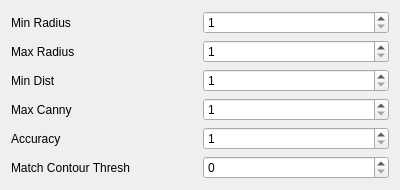
<?xml version="1.0" encoding="UTF-8"?>
<ui version="4.0">
 <class>Form</class>
 <widget class="QWidget" name="Form">
  <property name="geometry">
   <rect>
    <x>0</x>
    <y>0</y>
    <width>400</width>
    <height>168</height>
   </rect>
  </property>
  <property name="windowTitle">
   <string>Form</string>
  </property>
  <layout class="QGridLayout" name="gridLayout">
   <item row="3" column="0">
    <widget class="QLabel" name="label_7">
     <property name="text">
      <string>Max Canny</string>
     </property>
    </widget>
   </item>
   <item row="2" column="1">
    <widget class="QSpinBox" name="min_dist">
     <property name="minimum">
      <number>1</number>
     </property>
    </widget>
   </item>
   <item row="3" column="1">
    <widget class="QSpinBox" name="max_canny">
     <property name="minimum">
      <number>1</number>
     </property>
    </widget>
   </item>
   <item row="4" column="1">
    <widget class="QSpinBox" name="accuracy">
     <property name="minimum">
      <number>1</number>
     </property>
    </widget>
   </item>
   <item row="4" column="0">
    <widget class="QLabel" name="label_8">
     <property name="text">
      <string>Accuracy</string>
     </property>
    </widget>
   </item>
   <item row="1" column="1">
    <widget class="QSpinBox" name="max_radius">
     <property name="minimum">
      <number>1</number>
     </property>
     <property name="maximum">
      <number>1000</number>
     </property>
    </widget>
   </item>
   <item row="0" column="1">
    <widget class="QSpinBox" name="min_radius">
     <property name="minimum">
      <number>1</number>
     </property>
     <property name="maximum">
      <number>1000</number>
     </property>
    </widget>
   </item>
   <item row="1" column="0">
    <widget class="QLabel" name="label_5">
     <property name="text">
      <string>Max Radius</string>
     </property>
    </widget>
   </item>
   <item row="2" column="0">
    <widget class="QLabel" name="label_6">
     <property name="text">
      <string>Min Dist</string>
     </property>
    </widget>
   </item>
   <item row="0" column="0">
    <widget class="QLabel" name="label_4">
     <property name="text">
      <string>Min Radius</string>
     </property>
    </widget>
   </item>
   <item row="5" column="0">
    <widget class="QLabel" name="label">
     <property name="text">
      <string>Match Contour Thresh</string>
     </property>
    </widget>
   </item>
   <item row="5" column="1">
    <widget class="QSpinBox" name="matching_contour_threshold"/>
   </item>
  </layout>
 </widget>
 <resources/>
 <connections/>
</ui>
